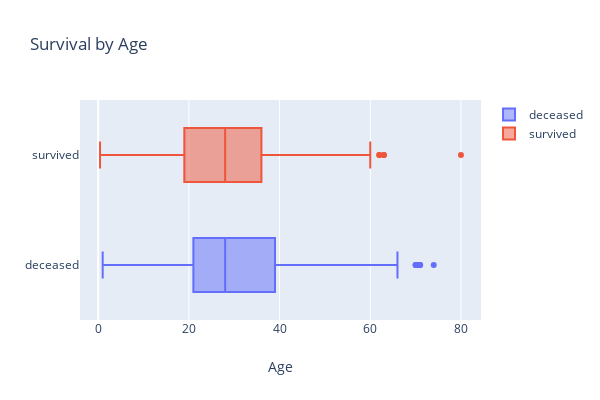

The notebook cell saved with this chart:
### Markdown cell above
## How does the distribution of age look among survivors and non-survivors?
It's logical to think that children were saved first. Age could be another variable to predict survival.Let's check it out:-

### Code cell
#Age distribution of those who passed away
ages_deceased = titanic_df1["Age"][titanic_df1["Survived"] == 0]

#Age distribution of survivors
ages_survived = titanic_df1["Age"][titanic_df1["Survived"] == 1]

#Boxplot to show age distribution of deceased vs survived
trace_deceased = go.Box(x = ages_deceased, name = "deceased")
trace_survived = go.Box(x = ages_survived, name = "survived")
survival_by_age_data = [trace_deceased, trace_survived]
layout = go.Layout(xaxis = dict(title = 'Age'),title = "Survival by Age", 
                   width = 600, height = 400)
fig2 = go.Figure(data=survival_by_age_data, layout=layout)

fig2.show()

### Figure 1 — Plotly figure (JSON) as saved in the notebook; plotly's stock layout.template omitted (floating-point values rounded to 4 significant figures; data arrays with more than 128 entries replaced by an {"elided": "..."} marker saying what was removed)
{"data": [{"name": "deceased", "type": "box", "x": {"elided": "549 float values"}}, {"name": "survived", "type": "box", "x": {"elided": "342 float values"}}], "layout": {"height": 400, "title": {"text": "Survival by Age"}, "width": 600, "xaxis": {"title": {"text": "Age"}}}}
